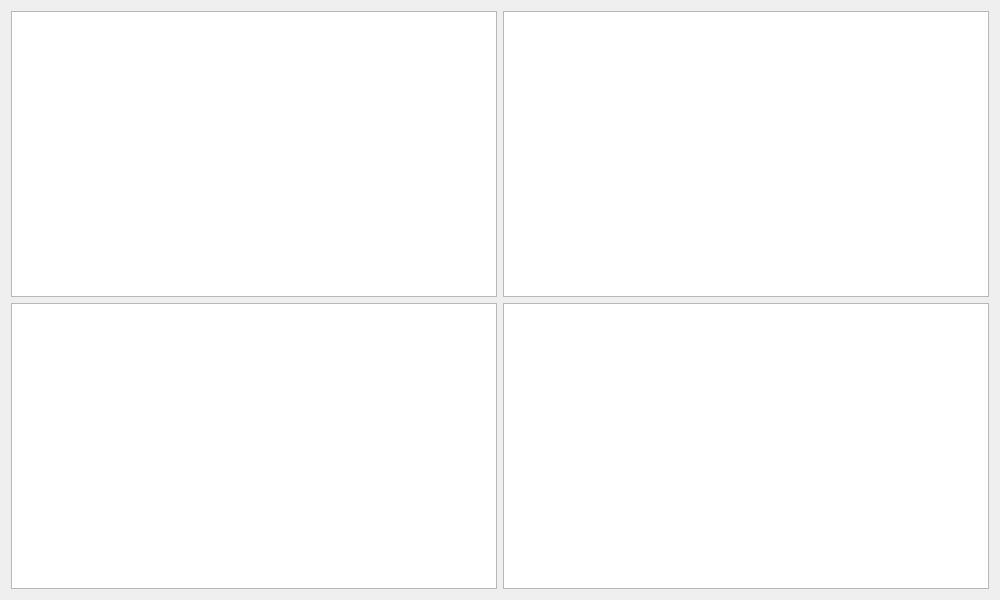
<?xml version="1.0" encoding="UTF-8"?>
<ui version="4.0">
 <class>TableView</class>
 <widget class="QDialog" name="TableView">
  <property name="geometry">
   <rect>
    <x>0</x>
    <y>0</y>
    <width>1000</width>
    <height>600</height>
   </rect>
  </property>
  <property name="maximumSize">
   <size>
    <width>1000</width>
    <height>600</height>
   </size>
  </property>
  <property name="windowTitle">
   <string>Dialog</string>
  </property>
  <layout class="QGridLayout" name="gridLayout">
   <item row="0" column="0">
    <widget class="QTableView" name="tableView"/>
   </item>
   <item row="0" column="1">
    <widget class="QTableView" name="tableView_2"/>
   </item>
   <item row="1" column="0">
    <widget class="QTableView" name="tableView_3"/>
   </item>
   <item row="1" column="1">
    <widget class="QTableView" name="tableView_4"/>
   </item>
  </layout>
 </widget>
 <resources/>
 <connections/>
</ui>
